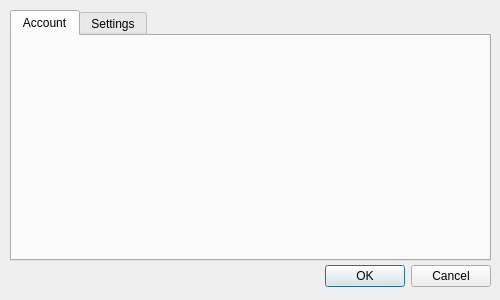
<?xml version="1.0" encoding="UTF-8"?>
<ui version="4.0">
 <class>ChangeUser</class>
 <widget class="QDialog" name="ChangeUser">
  <property name="geometry">
   <rect>
    <x>0</x>
    <y>0</y>
    <width>500</width>
    <height>300</height>
   </rect>
  </property>
  <property name="maximumSize">
   <size>
    <width>500</width>
    <height>300</height>
   </size>
  </property>
  <property name="windowTitle">
   <string>Dialog</string>
  </property>
  <widget class="QDialogButtonBox" name="buttonBox">
   <property name="geometry">
    <rect>
     <x>150</x>
     <y>260</y>
     <width>341</width>
     <height>32</height>
    </rect>
   </property>
   <property name="orientation">
    <enum>Qt::Orientation::Horizontal</enum>
   </property>
   <property name="standardButtons">
    <set>QDialogButtonBox::StandardButton::Cancel|QDialogButtonBox::StandardButton::Ok</set>
   </property>
  </widget>
  <widget class="QTabWidget" name="SettingList">
   <property name="geometry">
    <rect>
     <x>10</x>
     <y>10</y>
     <width>481</width>
     <height>251</height>
    </rect>
   </property>
   <property name="currentIndex">
    <number>0</number>
   </property>
   <property name="documentMode">
    <bool>false</bool>
   </property>
   <property name="movable">
    <bool>true</bool>
   </property>
   <property name="tabBarAutoHide">
    <bool>false</bool>
   </property>
   <widget class="QWidget" name="acc_tab">
    <attribute name="title">
     <string>Account</string>
    </attribute>
   </widget>
   <widget class="QWidget" name="settin_tab">
    <property name="minimumSize">
     <size>
      <width>477</width>
      <height>221</height>
     </size>
    </property>
    <attribute name="title">
     <string>Settings</string>
    </attribute>
   </widget>
  </widget>
 </widget>
 <resources/>
 <connections>
  <connection>
   <sender>buttonBox</sender>
   <signal>accepted()</signal>
   <receiver>ChangeUser</receiver>
   <slot>accept()</slot>
   <hints>
    <hint type="sourcelabel">
     <x>248</x>
     <y>254</y>
    </hint>
    <hint type="destinationlabel">
     <x>157</x>
     <y>274</y>
    </hint>
   </hints>
  </connection>
  <connection>
   <sender>buttonBox</sender>
   <signal>rejected()</signal>
   <receiver>ChangeUser</receiver>
   <slot>reject()</slot>
   <hints>
    <hint type="sourcelabel">
     <x>316</x>
     <y>260</y>
    </hint>
    <hint type="destinationlabel">
     <x>286</x>
     <y>274</y>
    </hint>
   </hints>
  </connection>
 </connections>
</ui>
